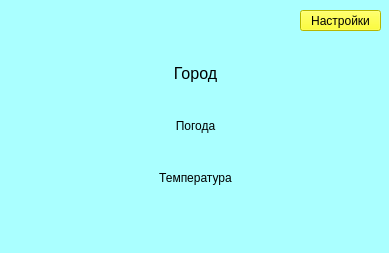
<?xml version="1.0" encoding="UTF-8"?>
<ui version="4.0">
 <class>Form</class>
 <widget class="QWidget" name="Form">
  <property name="geometry">
   <rect>
    <x>0</x>
    <y>0</y>
    <width>389</width>
    <height>253</height>
   </rect>
  </property>
  <property name="windowTitle">
   <string>Погода</string>
  </property>
  <property name="styleSheet">
   <string notr="true">background-color: rgb(170, 255, 255);</string>
  </property>
  <widget class="QPushButton" name="settings_btn">
   <property name="geometry">
    <rect>
     <x>300</x>
     <y>10</y>
     <width>81</width>
     <height>21</height>
    </rect>
   </property>
   <property name="styleSheet">
    <string notr="true">background-color: rgb(255, 255, 0);</string>
   </property>
   <property name="text">
    <string>Настройки</string>
   </property>
  </widget>
  <widget class="QWidget" name="verticalLayoutWidget">
   <property name="geometry">
    <rect>
     <x>50</x>
     <y>50</y>
     <width>291</width>
     <height>151</height>
    </rect>
   </property>
   <property name="font">
    <font>
     <kerning>true</kerning>
    </font>
   </property>
   <layout class="QVBoxLayout" name="verticalLayout">
    <item>
     <widget class="QLabel" name="label_city_name">
      <property name="font">
       <font>
        <pointsize>12</pointsize>
        <weight>50</weight>
        <bold>false</bold>
        <kerning>true</kerning>
       </font>
      </property>
      <property name="text">
       <string>Город</string>
      </property>
      <property name="alignment">
       <set>Qt::AlignCenter</set>
      </property>
     </widget>
    </item>
    <item>
     <widget class="QLabel" name="description_label">
      <property name="font">
       <font>
        <kerning>true</kerning>
       </font>
      </property>
      <property name="text">
       <string>Погода</string>
      </property>
      <property name="alignment">
       <set>Qt::AlignCenter</set>
      </property>
     </widget>
    </item>
    <item>
     <widget class="QLabel" name="temperature_label">
      <property name="font">
       <font>
        <kerning>true</kerning>
       </font>
      </property>
      <property name="text">
       <string>Температура</string>
      </property>
      <property name="alignment">
       <set>Qt::AlignCenter</set>
      </property>
     </widget>
    </item>
   </layout>
  </widget>
 </widget>
 <resources/>
 <connections/>
</ui>
